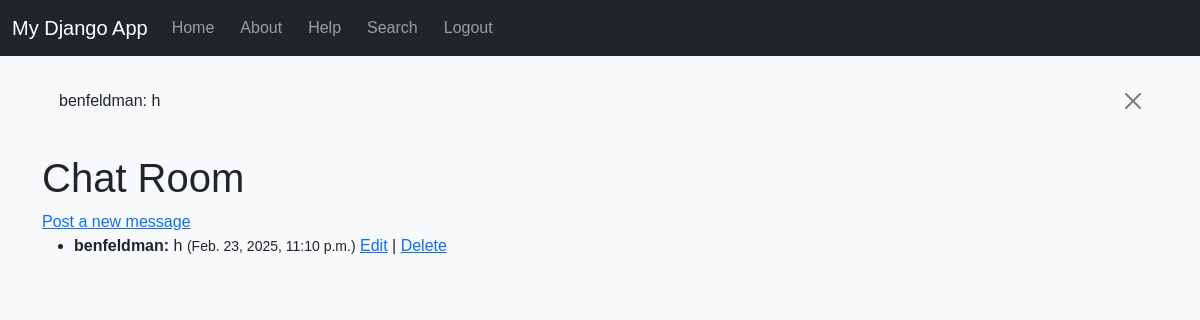
Page /chat/ (signed in) on the earlier database version.
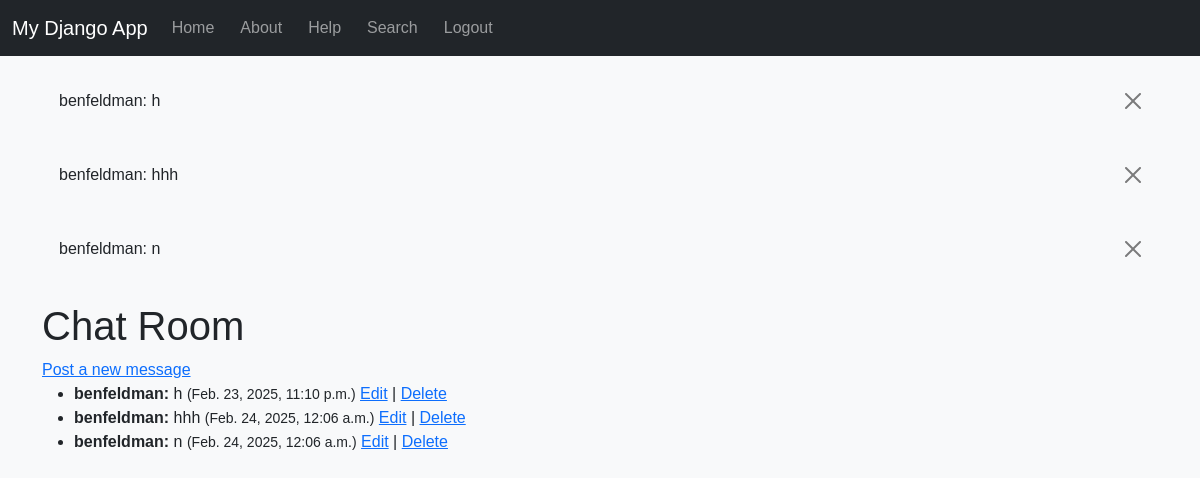
Same page on the later database version.
### myapp/models.py (models this page shows)
class ChatMessage(models.Model):
    user = models.ForeignKey(User, on_delete=models.CASCADE)
    message = models.TextField()
    timestamp = models.DateTimeField(auto_now_add=True)
    def __str__(self):
        return f"{self.user.username}: {self.message[:20]}"

### myapp/views.py (the view)
# urls.py: path('chat/', views.chat_room, name='chat_room'),
def chat_room(request):
    messages = ChatMessage.objects.all().order_by('timestamp')
    return render(request, 'myapp/chat_room.html', {'messages': messages})

### myapp/templates/myapp/chat_room.html
{% extends "myapp/base.html" %}
{% block content %}
<h1>Chat Room</h1>
<a href="{% url 'create_message' %}">Post a new message</a>
<ul>
    {% for msg in messages %}
        <li>
            <strong>{{ msg.user.username }}:</strong> {{ msg.message }} <small>({{ msg.timestamp }})</small>
            {% if msg.user == user %}
                <a href="{% url 'update_message' msg.pk %}">Edit</a> |
                <a href="{% url 'delete_message' msg.pk %}">Delete</a>
            {% endif %}
        </li>
    {% endfor %}
</ul>
{% endblock %}

### myapp/templates/myapp/base.html (shortened to what this page needs)
{% load static %}
<!DOCTYPE html>
<html lang="en">
<head>
    <link href="https://cdn.jsdelivr.net/npm/bootstrap@5.3.0/dist/css/bootstrap.min.css" rel="stylesheet">
    <link rel="stylesheet" type="text/css" href="{% static 'myapp/style.css' %}">
</head>
<body>
    <nav class="navbar navbar-expand-lg navbar-dark bg-dark">
        <div class="container-fluid">
            <a class="navbar-brand" href="{% url 'home' %}">My Django App</a>
            <div class="collapse navbar-collapse" id="navbarNav">
                <ul class="navbar-nav me-auto mb-2 mb-lg-0">
                    <li class="nav-item">
                        <a class="nav-link" href="{% url 'home' %}">Home</a>
                    </li>
                    <li class="nav-item">
                        <a class="nav-link" href="{% url 'about' %}">About</a>
                    </li>
                    <li class="nav-item">
                        <a class="nav-link" href="{% url 'help' %}">Help</a>
                    </li>
                    <li class="nav-item">
                        <a class="nav-link" href="{% url 'search' %}">Search</a>
                    </li>
                    {% if user.is_authenticated %}
                        <li class="nav-item">
                            <a class="nav-link" href="{% url 'logout' %}">Logout</a>
                        </li>
                    {% else %}
                        <li class="nav-item">
                            <a class="nav-link" href="{% url 'login' %}">Login</a>
                        </li>
                    {% endif %}
                </ul>
            </div>
        </div>
    </nav>
    {% if messages %}
    <div class="container mt-3">
        {% for message in messages %}
            <div class="alert alert-{{ message.tags }} alert-dismissible fade show" role="alert">
                {{ message }}
                <button type="button" class="btn-close" data-bs-dismiss="alert" aria-label="Close"></button>
            </div>
        {% endfor %}
    </div>
    {% endif %}
    <div class="container mt-4">
        {% block content %}{% endblock %}
    </div>
</body>
</html>

Differences in the rows shown:
added ChatMessage: user+message "benfeldman: hhh", user.username "benfeldman", message "hhh", timestamp "Feb. 24, 2025, 12:06 a.m.", shows "Edit"
added ChatMessage: user+message "benfeldman: n", user.username "benfeldman", message "n", timestamp "Feb. 24, 2025, 12:06 a.m.", shows "Edit"
